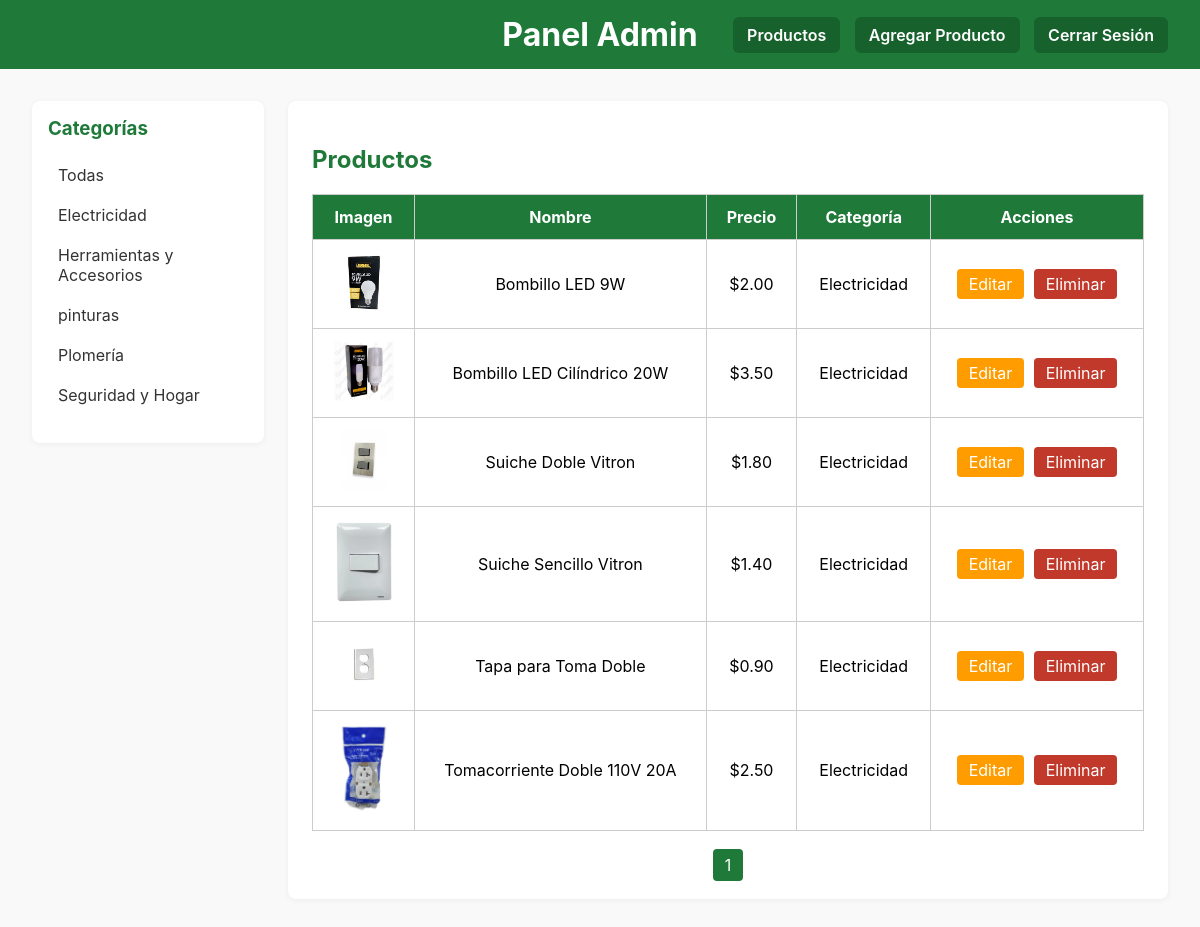
Page /admin/productos.php?categoria=2 (signed in) on the committed database.
### tables this page shows
CREATE TABLE productos (
  id INT AUTO_INCREMENT PRIMARY KEY,
  nombre VARCHAR(150) NOT NULL,
  descripcion TEXT,
  precio DECIMAL(10,2) NOT NULL,
  imagen VARCHAR(255),
  categoria_id INT,
  CONSTRAINT fk_categoria
    FOREIGN KEY (categoria_id)
    REFERENCES categorias(id)
    ON DELETE SET NULL
    ON UPDATE CASCADE
);

CREATE TABLE categorias (
  id INT AUTO_INCREMENT PRIMARY KEY,
  nombre VARCHAR(100) NOT NULL,
  descripcion TEXT
);

### admin/productos.php (the view, shortened to what this page needs)
<?php
include 'header.php';
$stmtCat = $pdo->query("SELECT DISTINCT nombre, MIN(id) as id FROM categorias GROUP BY nombre ORDER BY nombre ASC");
$categorias = $stmtCat->fetchAll(PDO::FETCH_ASSOC);
$filtroCat = $_GET['categoria'] ?? '';
$porPagina = 10;
$pagina = $_GET['pagina'] ?? 1;
$inicio = ($pagina - 1) * $porPagina;
if ($filtroCat) {
    $stmtProd = $pdo->prepare("
        SELECT p.*, c.nombre AS categoria_nombre
        FROM productos p
        JOIN categorias c ON p.categoria_id = c.id
        WHERE p.categoria_id = ?
        ORDER BY p.nombre ASC
        LIMIT ?, ?
    ");
    $stmtProd->bindValue(1, $filtroCat, PDO::PARAM_INT);
    $stmtProd->bindValue(2, $inicio, PDO::PARAM_INT);
    $stmtProd->bindValue(3, $porPagina, PDO::PARAM_INT);
    $stmtProd->execute();
}
$productos = $stmtProd->fetchAll(PDO::FETCH_ASSOC);
if ($filtroCat) {
    $stmtCount = $pdo->prepare("SELECT COUNT(*) FROM productos WHERE categoria_id = ?");
    $stmtCount->execute([$filtroCat]);
} else {
    $stmtCount = $pdo->query("SELECT COUNT(*) FROM productos");
}
$totalProductos = $stmtCount->fetchColumn();
$totalPaginas = ceil($totalProductos / $porPagina);
?>
<div class="admin-container">
    <aside class="admin-sidebar">
        <h3>Categorías</h3>
        <ul>
            <li><a href="productos.php">Todas</a></li>
            <?php foreach($categorias as $c): ?>
                <li>
                    <a href="productos.php?categoria=<?= $c['id'] ?>" class="<?= ($filtroCat == $c['id']) ? 'active' : '' ?>">
                        <?= htmlspecialchars($c['nombre']) ?>
                    </a>
                </li>
            <?php endforeach; ?>
        </ul>
    </aside>
    <section class="admin-content">
        <h2>Productos</h2>
        <table>
            <thead>
                <tr>
                    <th>Imagen</th>
                    <th>Nombre</th>
                    <th>Precio</th>
                    <th>Categoría</th>
                    <th>Acciones</th>
                </tr>
            </thead>
            <tbody>
                <?php foreach($productos as $prod): ?>
                    <tr>
                        <td><img src="../<?= $prod['imagen'] ?>" width="60"></td>
                        <td><?= htmlspecialchars($prod['nombre']) ?></td>
                        <td>$<?= $prod['precio'] ?></td>
                        <td><?= htmlspecialchars($prod['categoria_nombre']) ?></td>
                        <td>
                            <a href="editar_producto.php?id=<?= $prod['id'] ?>" class="btn-edit">Editar</a>
                            <a href="eliminar_producto.php?id=<?= $prod['id'] ?>" class="btn-delete" onclick="return confirm('¿Seguro que deseas eliminar?')">Eliminar</a>
                        </td>
                    </tr>
                <?php endforeach; ?>
            </tbody>
        </table>
        <div class="pagination">
            <?php for($i=1; $i<=$totalPaginas; $i++): ?>
                <a href="?<?= $filtroCat ? 'categoria='.$filtroCat.'&' : '' ?>pagina=<?= $i ?>" class="<?= ($i==$pagina) ? 'active' : '' ?>">
                    <?= $i ?>
                </a>
            <?php endfor; ?>
        </div>
    </section>
</div>
<?php include 'footer.php'; ?>

### admin/admin-style.css (style rules this page uses)
body { font-family: "Inter", Arial, sans-serif; background: #f9f9f9; margin: 0; }
.admin-container { display: flex; gap: 1.5rem; padding: 2rem; justify-content: center; }
.admin-sidebar { flex: 0 0 200px; background: #fff; padding: 1rem; border-radius: 8px; box-shadow: 0 1px 6px rgba(0,0,0,0.05); height: fit-content; }
.admin-sidebar h3 { margin-top: 0; color: #1f7a3a; }
.admin-sidebar ul { list-style: none; padding: 0; }
.admin-sidebar ul li { margin-bottom: 0.5rem; }
.admin-sidebar ul li a { text-decoration: none; color: #333; padding: 6px 10px; display: block; border-radius: 4px; transition: 0.2s; }
.admin-content { flex: 1; background: #fff; padding: 1.5rem; border-radius: 8px; box-shadow: 0 1px 6px rgba(0,0,0,0.05); }
.admin-content h2 { color: #1f7a3a; }
.admin-content table { width: 100%; border-collapse: collapse; margin-top: 1rem; }
.admin-content th, .admin-content td { padding: 0.75rem 1rem; border: 1px solid #ccc; text-align: center; }
.admin-content th { background: #1f7a3a; color: #fff; }
.admin-content td img { max-width: 60px; height: auto; }
.btn-edit { background: #ff9d00; color: #fff; padding: 5px 12px; border-radius: 4px; text-decoration: none; margin-right: 5px; transition: 0.2s; }
.btn-delete { background: #c0392b; color: #fff; padding: 5px 12px; border-radius: 4px; text-decoration: none; transition: 0.2s; }
.pagination { margin-top: 1.5rem; text-align: center; }
.pagination a { padding: 6px 12px; margin: 0 3px; text-decoration: none; background: #eee; color: #333; border-radius: 4px; transition: 0.2s; }
.pagination a.active { background: #1f7a3a; color: #fff; }

### rows in the picture
productos: imagen (picture), nombre "Bombillo LED 9W", precio "2.00", categoria.nombre "Electricidad"
productos: imagen (picture), nombre "Bombillo LED Cilíndrico 20W", precio "3.50", categoria.nombre "Electricidad"
productos: imagen (picture), nombre "Suiche Doble Vitron", precio "1.80", categoria.nombre "Electricidad"
productos: imagen (picture), nombre "Suiche Sencillo Vitron", precio "1.40", categoria.nombre "Electricidad"
productos: imagen (picture), nombre "Tapa para Toma Doble", precio "0.90", categoria.nombre "Electricidad"
productos: imagen (picture), nombre "Tomacorriente Doble 110V 20A", precio "2.50", categoria.nombre "Electricidad"

### other values in the picture
$c['nombre'] "Electricidad"
$c['nombre'] "Herramientas y Accesorios"
$c['nombre'] "pinturas"
$c['nombre'] "Plomería"
$c['nombre'] "Seguridad y Hogar"
